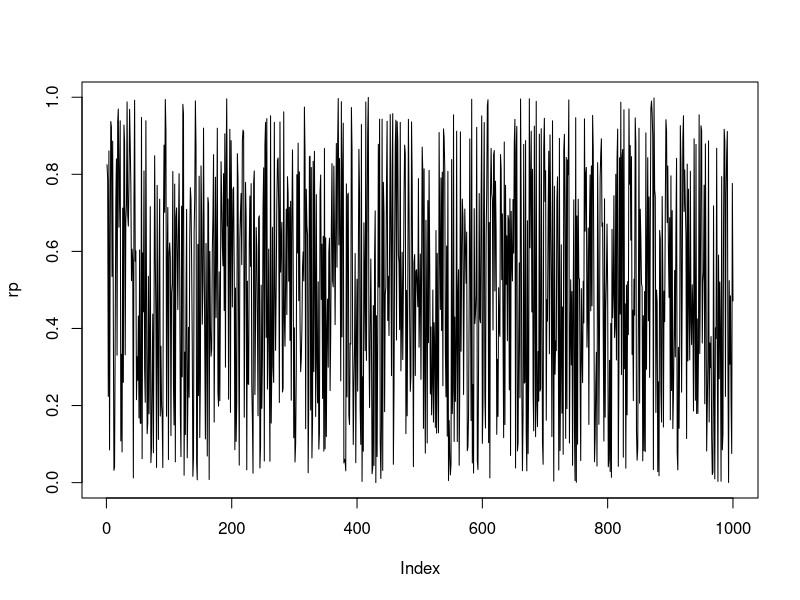
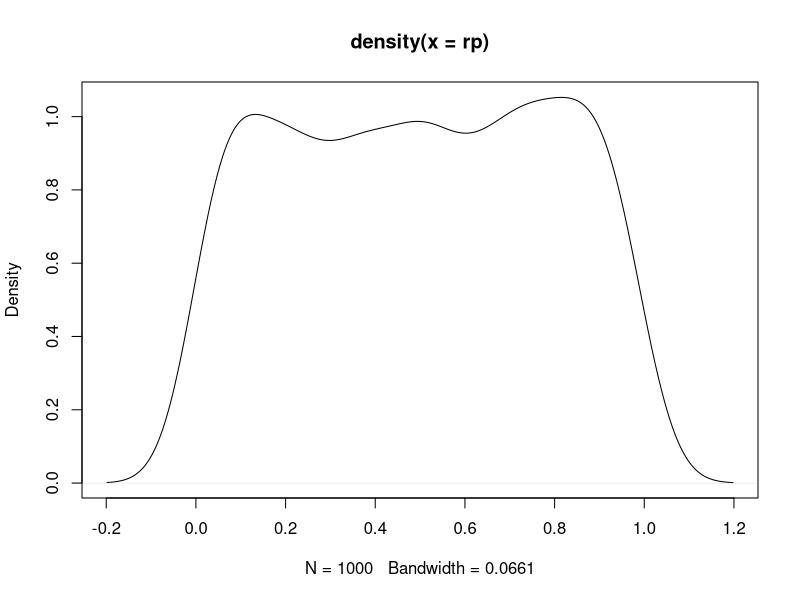
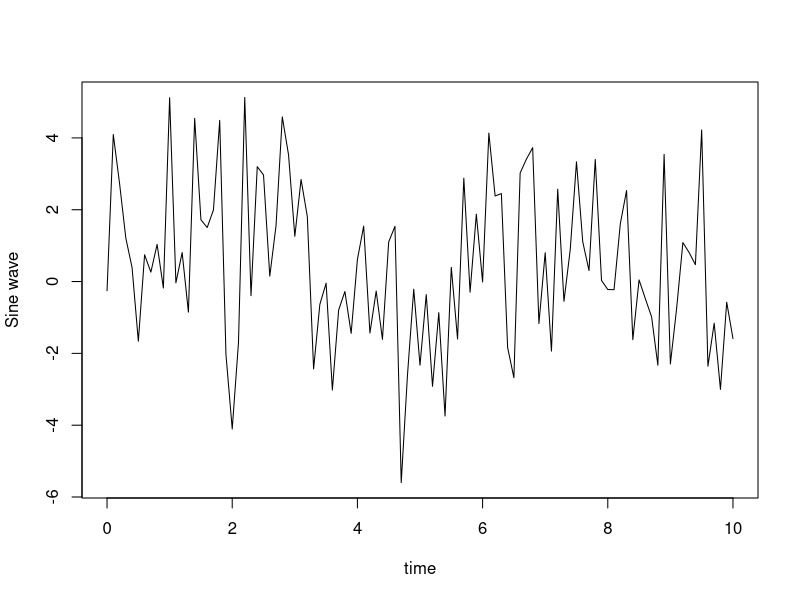
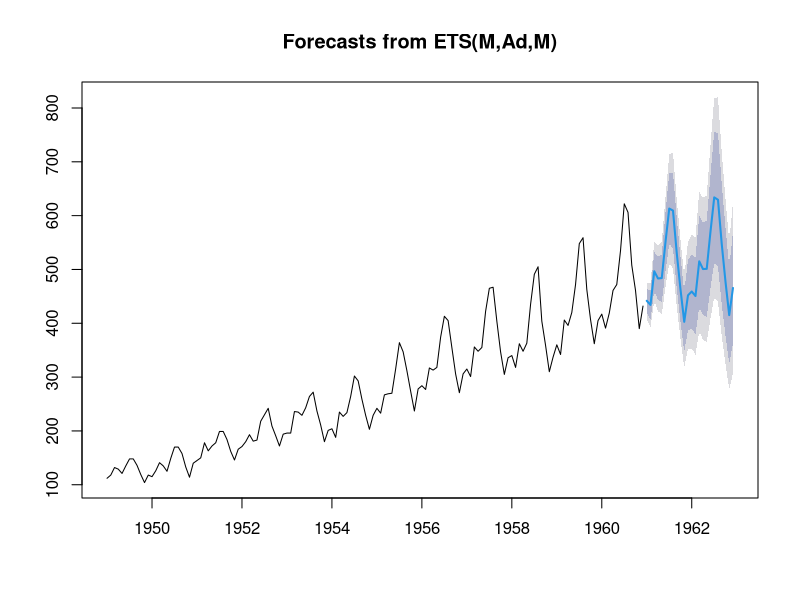
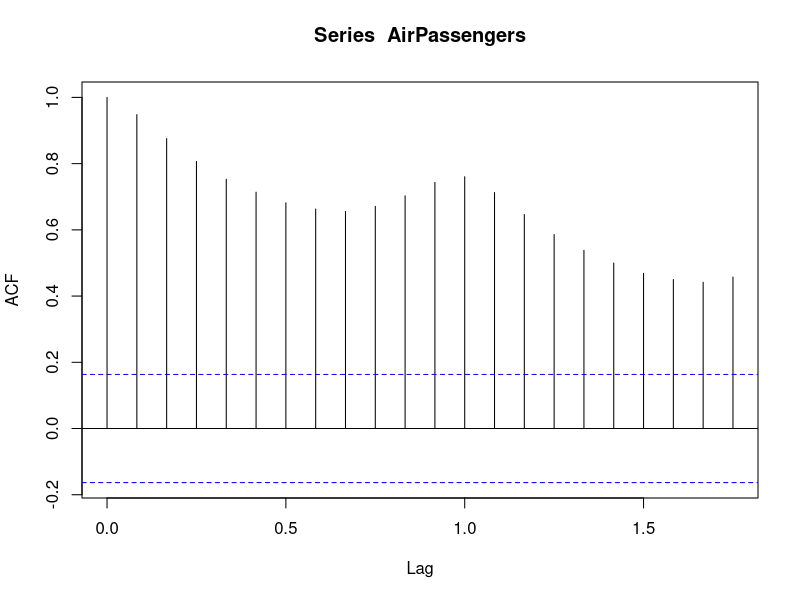
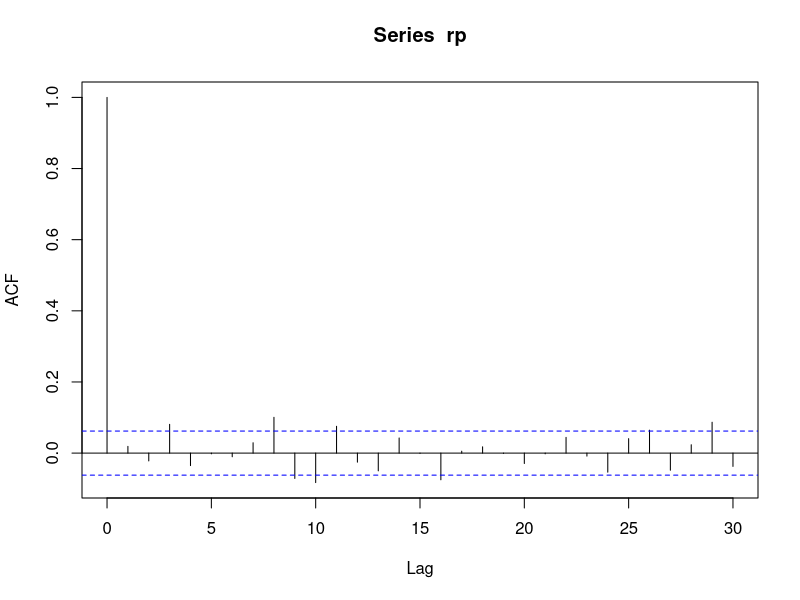
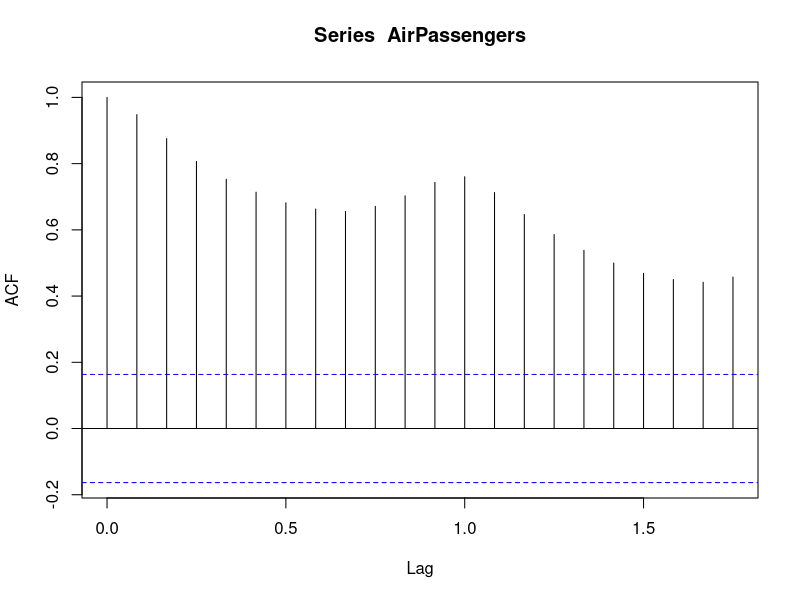

Source code (R) for these figures, in order: (Note: this script raises an error after producing the figures.)
## ---- chunk 1
knitr::opts_chunk$set(echo = TRUE)
## ---- chunk 2
library(forecast)
library(dplyr)
## ---- chunk 3
rp = runif(1000, 0, 1)
plot(rp, type='l')
plot(density(rp))
## ---- chunk 4
t=seq(0,10,0.1)
y=sin(t)
e = rnorm(101, 0, 2)
signal = y + e
plot(t,signal,type="l", xlab="time", ylab="Sine wave")
## ---- chunk 5
data("AirPassengers")
plot(forecast(AirPassengers, h=24))
## ---- chunk 6
acf(AirPassengers)
acf(rp)
## ---- chunk 7
for (i in seq(1, 5)){
print(cor(AirPassengers[1:(length(AirPassengers)-i)], AirPassengers[(i+1):length(AirPassengers)]))
}
## ---- chunk 8
print(acf(AirPassengers))
## ---- chunk 9
sample_r = rp[1:20]
sample_r

## ---- chunk 10
cor(sample_r[2:19],sample_r[2:20])
## ---- chunk 11
vals = as.vector(AirPassengers)
for (i in seq(0, 3)){
  start  = i*36+1
  end = i*36+36
  if (i == 0){
    plot(density(vals[start:end]), xlim=c(0,800))  
  }else{
    lines(density(vals[start:end]))  
  }
}
## ---- chunk 12
vals = rp
for (i in seq(0, 9)){
  start  = i*100+1
  end = i*100+100
  if (i == 0){
    plot(density(vals[start:end]), ylim=c(0,1.5))  
  }else{
    lines(density(vals[start:end]))  
  }
  
}
## ---- chunk 13
plot(AirPassengers)
## ---- chunk 14
plot(decompose(AirPassengers))
## ---- chunk 15
e = rnorm(1)
y = c(e)
errors = c(e, rnorm(1))
for (i in seq(3, 1000)){
  curr_error = rnorm(1)
  prev_error = errors[i-1]
  prev2_error = errors[i-2]
  curr_y = 0.7*prev_error + 0.2*prev2_error + curr_error
  y = append(y, curr_y)
  errors = append(errors, curr_error)
}
plot(y, type='l')
acf(y)
## ---- chunk 16

